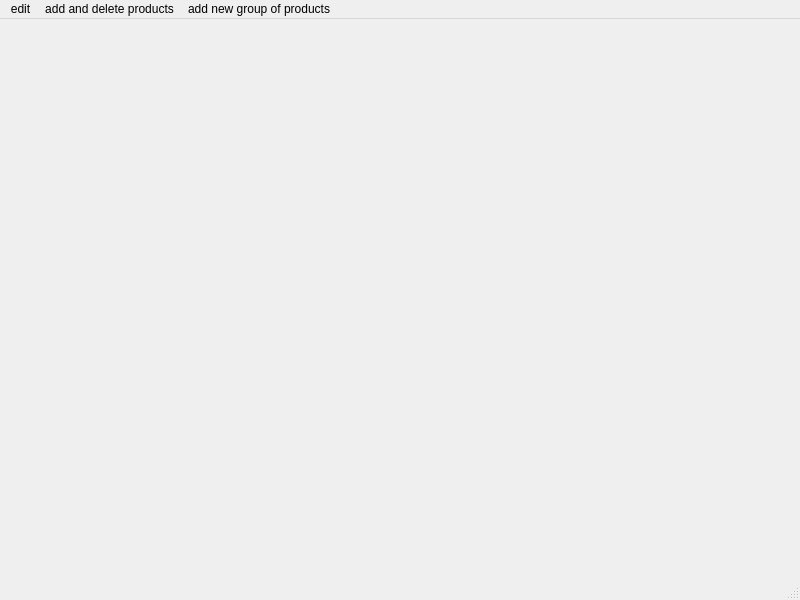
<?xml version="1.0" encoding="UTF-8"?>
<ui version="4.0">
 <class>adminsave</class>
 <widget class="QMainWindow" name="adminsave">
  <property name="geometry">
   <rect>
    <x>0</x>
    <y>0</y>
    <width>800</width>
    <height>600</height>
   </rect>
  </property>
  <property name="windowTitle">
   <string>MainWindow</string>
  </property>
  <widget class="QWidget" name="centralwidget"/>
  <widget class="QMenuBar" name="menubar">
   <property name="geometry">
    <rect>
     <x>0</x>
     <y>0</y>
     <width>800</width>
     <height>25</height>
    </rect>
   </property>
   <widget class="QMenu" name="menuedit">
    <property name="title">
     <string>edit</string>
    </property>
   </widget>
   <widget class="QMenu" name="menuadd_and_delete_products">
    <property name="title">
     <string>add and delete products</string>
    </property>
   </widget>
   <widget class="QMenu" name="menuadd_new_group_of_products">
    <property name="title">
     <string>add new group of products</string>
    </property>
   </widget>
   <addaction name="menuedit"/>
   <addaction name="menuadd_and_delete_products"/>
   <addaction name="menuadd_new_group_of_products"/>
  </widget>
  <widget class="QStatusBar" name="statusbar"/>
 </widget>
 <resources/>
 <connections/>
</ui>
